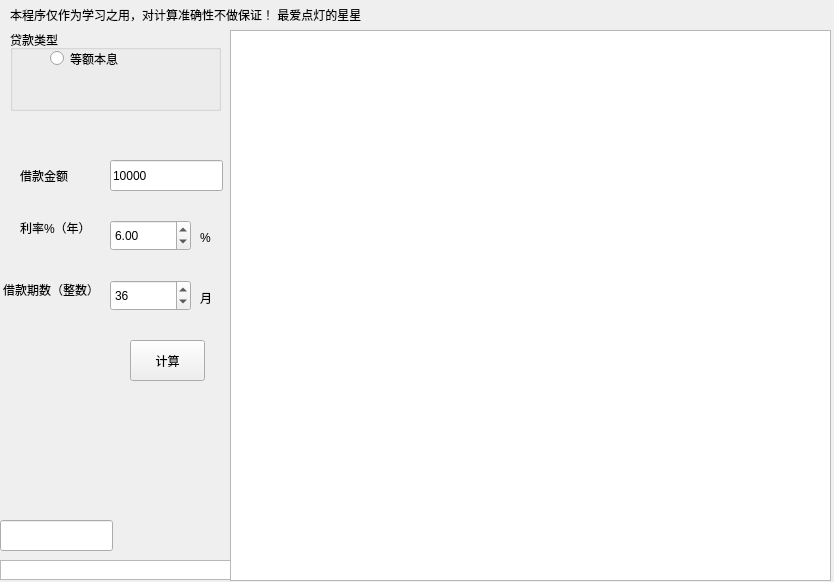
<?xml version="1.0" encoding="UTF-8"?>
<ui version="4.0">
 <class>loan_wid</class>
 <widget class="QWidget" name="loan_wid">
  <property name="geometry">
   <rect>
    <x>0</x>
    <y>0</y>
    <width>834</width>
    <height>582</height>
   </rect>
  </property>
  <property name="windowTitle">
   <string>贷款计算器</string>
  </property>
  <widget class="QPushButton" name="butt_calc">
   <property name="geometry">
    <rect>
     <x>130</x>
     <y>340</y>
     <width>75</width>
     <height>41</height>
    </rect>
   </property>
   <property name="text">
    <string>计算</string>
   </property>
  </widget>
  <widget class="QLabel" name="label">
   <property name="geometry">
    <rect>
     <x>10</x>
     <y>0</y>
     <width>451</width>
     <height>31</height>
    </rect>
   </property>
   <property name="text">
    <string>&lt;html&gt;&lt;head/&gt;&lt;body&gt;&lt;p&gt;本程序仅作为学习之用，对计算准确性不做保证！         最爱点灯的星星&lt;/p&gt;&lt;/body&gt;&lt;/html&gt;</string>
   </property>
  </widget>
  <widget class="QListWidget" name="outlist">
   <property name="geometry">
    <rect>
     <x>230</x>
     <y>30</y>
     <width>601</width>
     <height>551</height>
    </rect>
   </property>
  </widget>
  <widget class="QLabel" name="label_2">
   <property name="geometry">
    <rect>
     <x>20</x>
     <y>170</y>
     <width>54</width>
     <height>12</height>
    </rect>
   </property>
   <property name="text">
    <string>借款金额</string>
   </property>
  </widget>
  <widget class="QLabel" name="label_3">
   <property name="geometry">
    <rect>
     <x>20</x>
     <y>220</y>
     <width>71</width>
     <height>16</height>
    </rect>
   </property>
   <property name="text">
    <string>利率%（年）</string>
   </property>
  </widget>
  <widget class="QLabel" name="label_4">
   <property name="geometry">
    <rect>
     <x>3</x>
     <y>280</y>
     <width>91</width>
     <height>20</height>
    </rect>
   </property>
   <property name="text">
    <string>借款期数（整数）</string>
   </property>
  </widget>
  <widget class="QLineEdit" name="loannum">
   <property name="geometry">
    <rect>
     <x>110</x>
     <y>160</y>
     <width>113</width>
     <height>31</height>
    </rect>
   </property>
   <property name="text">
    <string>10000</string>
   </property>
  </widget>
  <widget class="QLineEdit" name="lineEdit_2">
   <property name="geometry">
    <rect>
     <x>0</x>
     <y>520</y>
     <width>113</width>
     <height>31</height>
    </rect>
   </property>
  </widget>
  <widget class="QSpinBox" name="period">
   <property name="geometry">
    <rect>
     <x>110</x>
     <y>280</y>
     <width>81</width>
     <height>31</height>
    </rect>
   </property>
   <property name="maximum">
    <number>50</number>
   </property>
   <property name="value">
    <number>36</number>
   </property>
  </widget>
  <widget class="QDoubleSpinBox" name="rate">
   <property name="geometry">
    <rect>
     <x>110</x>
     <y>220</y>
     <width>81</width>
     <height>31</height>
    </rect>
   </property>
   <property name="value">
    <double>6.000000000000000</double>
   </property>
  </widget>
  <widget class="QGroupBox" name="groupBox">
   <property name="geometry">
    <rect>
     <x>10</x>
     <y>30</y>
     <width>211</width>
     <height>81</height>
    </rect>
   </property>
   <property name="title">
    <string>贷款类型</string>
   </property>
   <widget class="QRadioButton" name="radioButton">
    <property name="geometry">
     <rect>
      <x>40</x>
      <y>20</y>
      <width>89</width>
      <height>17</height>
     </rect>
    </property>
    <property name="text">
     <string>等额本息</string>
    </property>
   </widget>
  </widget>
  <widget class="QListView" name="outlist1">
   <property name="geometry">
    <rect>
     <x>0</x>
     <y>560</y>
     <width>231</width>
     <height>20</height>
    </rect>
   </property>
  </widget>
  <widget class="QLabel" name="label_5">
   <property name="geometry">
    <rect>
     <x>200</x>
     <y>230</y>
     <width>21</width>
     <height>16</height>
    </rect>
   </property>
   <property name="text">
    <string>%</string>
   </property>
  </widget>
  <widget class="QLabel" name="label_6">
   <property name="geometry">
    <rect>
     <x>200</x>
     <y>290</y>
     <width>21</width>
     <height>16</height>
    </rect>
   </property>
   <property name="text">
    <string>月</string>
   </property>
  </widget>
 </widget>
 <resources/>
 <connections/>
</ui>
